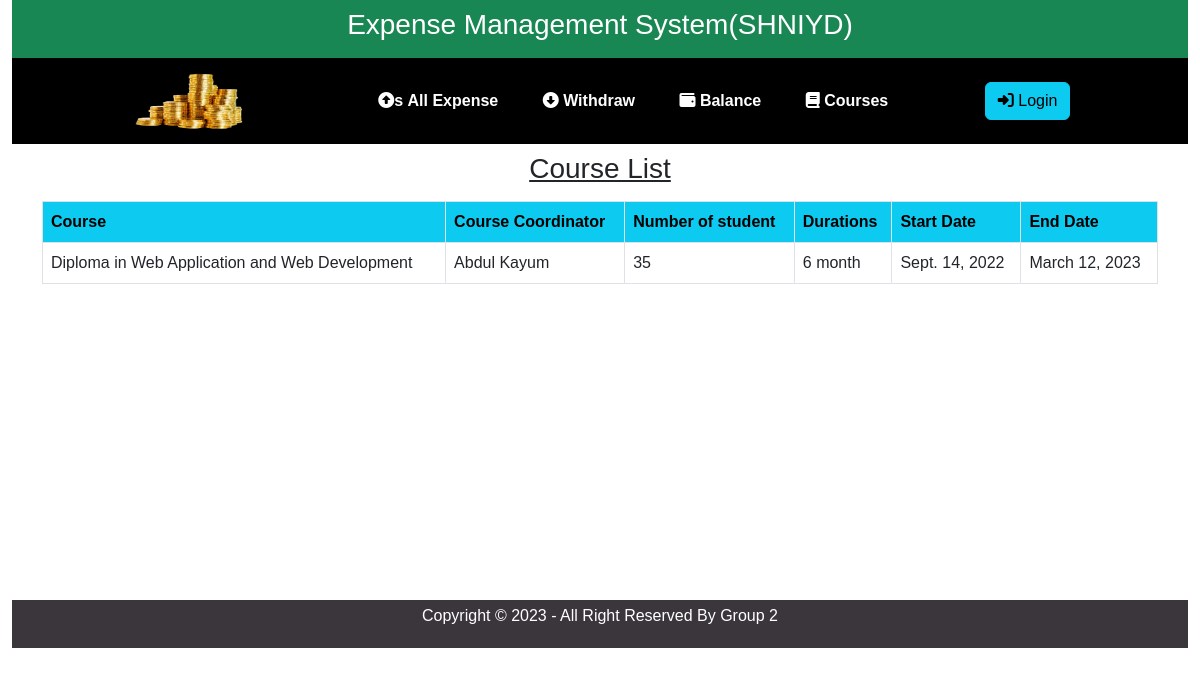
The page /allCourse/ on the database as committed earlier.
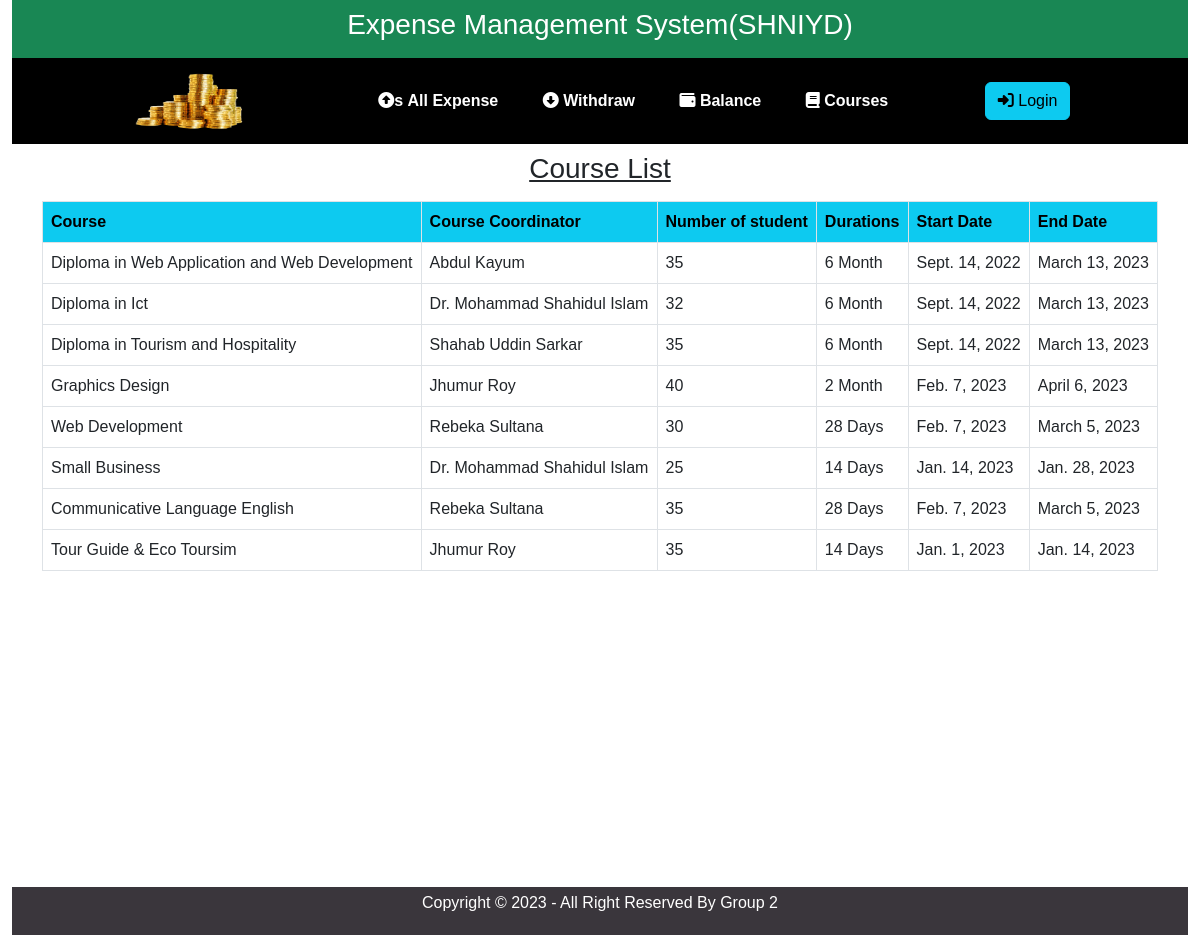
The same page on the database as committed later.
### ExpenseApp/models.py (models this page shows)
class CourseDetails(models.Model):
    course_id=models.ForeignKey(Course,on_delete=models.CASCADE)
    cordinator_id=models.ForeignKey(Cordinator,on_delete=models.CASCADE)
    number_of_student= models.PositiveSmallIntegerField(default=0)
    course_durations = models.CharField(max_length=30, default=0)
    start_date = models.DateField(default="2023-03-01")
    end_date = models.DateField(default="2023-04-01")
    status=models.CharField(max_length=15, default='active')

class Course(models.Model):
    course_id=models.IntegerField(default=0)
    course_name=models.CharField(max_length=100)
    course_duration= models.CharField(max_length=20)
    def __str__(self):
        return self.course_name

class Cordinator(models.Model):
    cordinator_id=models.IntegerField(default=0)
    cordinator_name=models.CharField(max_length=50)
    cordinator_deg=models.CharField(max_length=50)
    cordinator_nid=models.IntegerField(default=0)
    def __str__(self):
        return self.cordinator_name

### ExpenseApp/views.py (the view)
# urls.py: path('allCourse/', views.Courses, name='course'),
def Courses(request):
    course = CourseDetails.objects.all()
    return render(request,'expenseApp/course.html',{'course':course})

### templates/expenseApp/course.html
{% extends 'expenseApp/base.html'%}
{% block content %}
<div class="container">
    <h3 class="text-center py-2 text-decoration-underline">Course List</h3>
    <table class="table table-bordered table-hover">
        <tr class="text-bg-info">
            <th>Course</th>
            <th>Course Coordinator</th>
            <th>Number of student</th>
            <th>Durations</th>
            <th>Start Date</th>
            <th>End Date</th>
        </tr>
        {% for x in course %}
        <tr>
            <td>{{x.course_id}}</td>
            <td>{{x.cordinator_id}}</td>
            <td>{{x.number_of_student}}</td>
            <td>{{x.course_durations}}</td>
            <td>{{x.start_date}}</td>
            <td>{{x.end_date}}</td>
        </tr>
        {% endfor %}
    </table>
</div>
{% endblock %}

Rows that differ between the two databases and show on the page:
changed CourseDetails "Diploma in Web Application and Web Development": course_durations "6 month" → "6 Month"; end_date "March 12, 2023" → "March 13, 2023"
added CourseDetails: course_id "Diploma in Ict", cordinator_id "Dr. Mohammad Shahidul Islam", number_of_student "32", course_durations "6 Month", start_date "Sept. 14, 2022", end_date "March 13, 2023"
added CourseDetails: course_id "Diploma in Tourism and Hospitality", cordinator_id "Shahab Uddin Sarkar", number_of_student "35", course_durations "6 Month", start_date "Sept. 14, 2022", end_date "March 13, 2023"
added CourseDetails: course_id "Graphics Design", cordinator_id "Jhumur Roy", number_of_student "40", course_durations "2 Month", start_date "Feb. 7, 2023", end_date "April 6, 2023"
added CourseDetails: course_id "Web Development", cordinator_id "Rebeka Sultana", number_of_student "30", course_durations "28 Days", start_date "Feb. 7, 2023", end_date "March 5, 2023"
added CourseDetails: course_id "Small Business", cordinator_id "Dr. Mohammad Shahidul Islam", number_of_student "25", course_durations "14 Days", start_date "Jan. 14, 2023", end_date "Jan. 28, 2023"
added CourseDetails: course_id "Communicative Language English", cordinator_id "Rebeka Sultana", number_of_student "35", course_durations "28 Days", start_date "Feb. 7, 2023", end_date "March 5, 2023"
added CourseDetails: course_id "Tour Guide & Eco Toursim", cordinator_id "Jhumur Roy", number_of_student "35", course_durations "14 Days", start_date "Jan. 1, 2023", end_date "Jan. 14, 2023"
